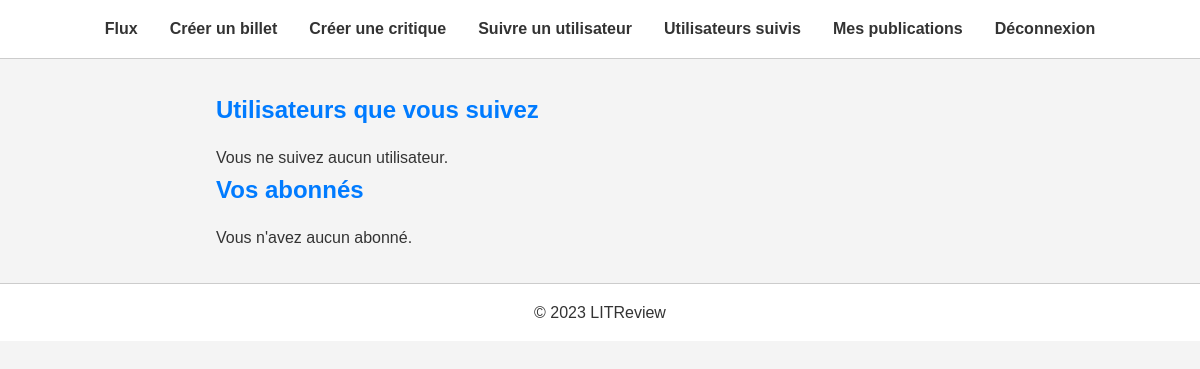
The app's page /followed_users/ (signed in), older data.
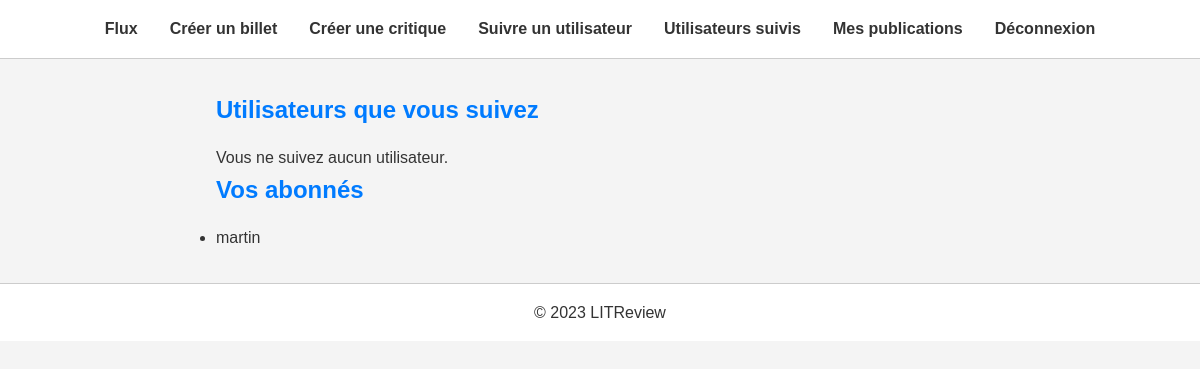
The same page, newer data.
### reviews/models.py (models this page shows, shortened)
class UserFollows(models.Model):
    user = models.ForeignKey(
        to=settings.AUTH_USER_MODEL, on_delete=models.CASCADE, related_name='following')
    followed_user = models.ForeignKey(
        to=settings.AUTH_USER_MODEL, on_delete=models.CASCADE, related_name='followed_by')
    class Meta:
        unique_together = ('user', 'followed_user', )

class User(AbstractUser):
    pass

### reviews/views.py (the view)
# urls.py: path('followed_users/', views.view_followed_users, name='view_followed_users'),
@login_required
def view_followed_users(request):
    followed_users = request.user.following.all()
    followers = request.user.followed_by.all()
    return render(request, 'reviews/followed_users.html', {'followed_users': followed_users, 'followers': followers})

### reviews/templates/reviews/followed_users.html (shortened to what this page needs)
{% extends 'reviews/base.html' %}
{% block content %}
<h2>Utilisateurs que vous suivez</h2>
<ul>
    {% for follow in followed_users %}
    <li>
        {{ follow.followed_user.username }}
        <form action="{% url 'unfollow_user' follow.id %}" method="post" style="display:inline;">
            {% csrf_token %}
            <button type="submit">Ne plus suivre</button>
        </form>
    </li>
    {% empty %}
    <p>Vous ne suivez aucun utilisateur.</p>
    {% endfor %}
</ul>
<h2>Vos abonnés</h2>
<ul>
    {% for follower in followers %}
    <li>{{ follower.user.username }}</li>
    {% empty %}
    <p>Vous n'avez aucun abonné.</p>
    {% endfor %}
</ul>
{% endblock %}

Row changes from the older to the newer data that the page shows:
added UserFollows: user.username "martin"
Text that changed along with them:
text no longer shown: "Vous n'avez aucun abonné."
